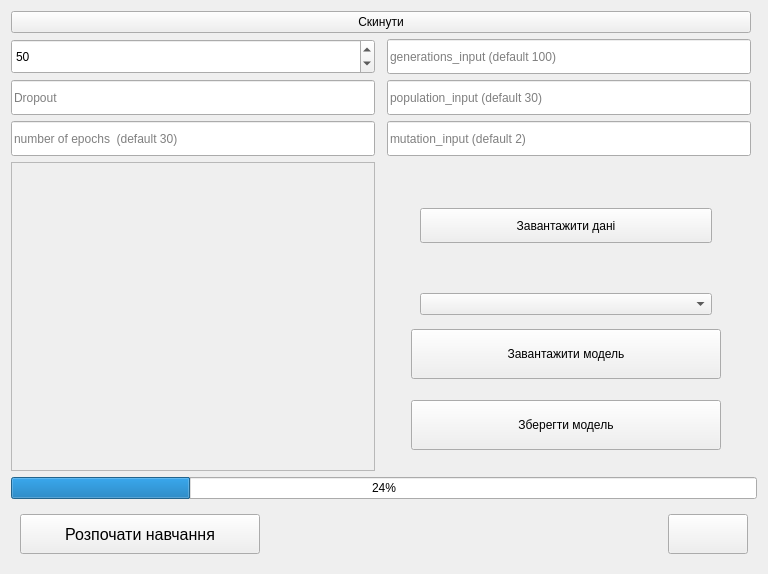
             <widget class="QWidget" name="model_5_learning">
              <layout class="QGridLayout" name="gridLayout_23">
               <property name="leftMargin">
                <number>11</number>
               </property>
               <property name="topMargin">
                <number>11</number>
               </property>
               <property name="rightMargin">
                <number>11</number>
               </property>
               <property name="bottomMargin">
                <number>11</number>
               </property>
               <item row="8" column="0" colspan="2">
                <widget class="QWidget" name="widget_18" native="true">
                 <layout class="QHBoxLayout" name="horizontalLayout_15">
                  <item>
                   <widget class="QPushButton" name="model_5_start_learning">
                    <property name="minimumSize">
                     <size>
                      <width>240</width>
                      <height>40</height>
                     </size>
                    </property>
                    <property name="maximumSize">
                     <size>
                      <width>240</width>
                      <height>40</height>
                     </size>
                    </property>
                    <property name="font">
                     <font>
                      <pointsize>12</pointsize>
                     </font>
                    </property>
                    <property name="text">
                     <string>Розпочати навчання</string>
                    </property>
                    <property name="icon">
                     <iconset resource="icons/resources.qrc">
                      <normaloff>:/icons/video.ico</normaloff>:/icons/video.ico</iconset>
                    </property>
                    <property name="iconSize">
                     <size>
                      <width>40</width>
                      <height>40</height>
                     </size>
                    </property>
                   </widget>
                  </item>
                  <item>
                   <spacer name="horizontalSpacer_8">
                    <property name="orientation">
                     <enum>Qt::Horizontal</enum>
                    </property>
                    <property name="sizeHint" stdset="0">
                     <size>
                      <width>188</width>
                      <height>20</height>
                     </size>
                    </property>
                   </spacer>
                  </item>
                  <item>
                   <widget class="QPushButton" name="stackedWidget_btn_next_9">
                    <property name="minimumSize">
                     <size>
                      <width>80</width>
                      <height>40</height>
                     </size>
                    </property>
                    <property name="maximumSize">
                     <size>
                      <width>50</width>
                      <height>50</height>
                     </size>
                    </property>
                    <property name="text">
                     <string/>
                    </property>
                    <property name="icon">
                     <iconset resource="icons/resources.qrc">
                      <normaloff>:/icons/right-arrow.ico</normaloff>:/icons/right-arrow.ico</iconset>
                    </property>
                   </widget>
                  </item>
                 </layout>
                </widget>
               </item>
               <item row="4" column="0" colspan="2">
                <widget class="QProgressBar" name="model_5_progress">
                 <property name="value">
                  <number>24</number>
                 </property>
                </widget>
               </item>
               <item row="2" column="0" rowspan="2">
                <widget class="QWidget" name="widget_16" native="true">
                 <property name="minimumSize">
                  <size>
                   <width>0</width>
                   <height>460</height>
                  </size>
                 </property>
                 <layout class="QGridLayout" name="gridLayout_24">
                  <property name="leftMargin">
                   <number>0</number>
                  </property>
                  <property name="topMargin">
                   <number>0</number>
                  </property>
                  <property name="rightMargin">
                   <number>0</number>
                  </property>
                  <property name="bottomMargin">
                   <number>0</number>
                  </property>
                  <item row="2" column="0">
                   <widget class="QSpinBox" name="model_5_prediction_count">
                    <property name="minimumSize">
                     <size>
                      <width>0</width>
                      <height>35</height>
                     </size>
                    </property>
                    <property name="maximum">
                     <number>1000</number>
                    </property>
                    <property name="value">
                     <number>50</number>
                    </property>
                   </widget>
                  </item>
                  <item row="2" column="2">
                   <widget class="QLineEdit" name="model_5_generations_input">
                    <property name="minimumSize">
                     <size>
                      <width>0</width>
                      <height>35</height>
                     </size>
                    </property>
                    <property name="text">
                     <string/>
                    </property>
                    <property name="placeholderText">
                     <string>generations_input (default 100) </string>
                    </property>
                   </widget>
                  </item>
                  <item row="3" column="0">
                   <widget class="QLineEdit" name="model_5_dropout_input">
                    <property name="minimumSize">
                     <size>
                      <width>0</width>
                      <height>35</height>
                     </size>
                    </property>
                    <property name="placeholderText">
                     <string>Dropout</string>
                    </property>
                   </widget>
                  </item>
                  <item row="3" column="2">
                   <widget class="QLineEdit" name="model_5_population_input">
                    <property name="minimumSize">
                     <size>
                      <width>0</width>
                      <height>35</height>
                     </size>
                    </property>
                    <property name="placeholderText">
                     <string>population_input (default 30) </string>
                    </property>
                   </widget>
                  </item>
                  <item row="4" column="0">
                   <widget class="QLineEdit" name="model_5_epochs_input">
                    <property name="minimumSize">
                     <size>
                      <width>0</width>
                      <height>35</height>
                     </size>
                    </property>
                    <property name="placeholderText">
                     <string>number of epochs  (default 30) </string>
                    </property>
                   </widget>
                  </item>
                  <item row="4" column="2">
                   <widget class="QLineEdit" name="model_5_mutation_input">
                    <property name="minimumSize">
                     <size>
                      <width>0</width>
                      <height>35</height>
                     </size>
                    </property>
                    <property name="placeholderText">
                     <string>mutation_input (default 2) </string>
                    </property>
                   </widget>
                  </item>
                  <item row="5" column="0">
                   <widget class="QScrollArea" name="scrollArea_7">
                    <property name="minimumSize">
                     <size>
                      <width>350</width>
                      <height>200</height>
                     </size>
                    </property>
                    <property name="maximumSize">
                     <size>
                      <width>1000</width>
                      <height>1000</height>
                     </size>
                    </property>
                    <property name="widgetResizable">
                     <bool>true</bool>
                    </property>
                    <widget class="QWidget" name="scrollAreaWidgetContents_7">
                     <property name="geometry">
                      <rect>
                       <x>0</x>
                       <y>0</y>
                       <width>383</width>
                       <height>297</height>
                      </rect>
                     </property>
                     <layout class="QVBoxLayout" name="verticalLayout_7">
                      <item>
                       <widget class="QWidget" name="model_5_layers_container" native="true">
                        <property name="minimumSize">
                         <size>
                          <width>0</width>
                          <height>0</height>
                         </size>
                        </property>
                       </widget>
                      </item>
                     </layout>
                    </widget>
                   </widget>
                  </item>
                  <item row="5" column="1" colspan="2">
                   <layout class="QVBoxLayout" name="verticalLayout_11">
                    <property name="spacing">
                     <number>0</number>
                    </property>
                    <property name="leftMargin">
                     <number>30</number>
                    </property>
                    <property name="topMargin">
                     <number>0</number>
                    </property>
                    <property name="rightMargin">
                     <number>30</number>
                    </property>
                    <item>
                     <widget class="QWidget" name="widget_17" native="true">
                      <property name="minimumSize">
                       <size>
                        <width>0</width>
                        <height>125</height>
                       </size>
                      </property>
                      <property name="maximumSize">
                       <size>
                        <width>16777215</width>
                        <height>92</height>
                       </size>
                      </property>
                      <layout class="QGridLayout" name="gridLayout_27">
                       <item row="3" column="0">
                        <widget class="QComboBox" name="model_5_target_column"/>
                       </item>
                       <item row="0" column="0">
                        <widget class="QPushButton" name="model_5_upload_data">
                         <property name="minimumSize">
                          <size>
                           <width>0</width>
                           <height>35</height>
                          </size>
                         </property>
                         <property name="text">
                          <string>Завантажити дані</string>
                         </property>
                         <property name="icon">
                          <iconset resource="icons/resources.qrc">
                           <normaloff>:/icons/file1.png</normaloff>:/icons/file1.png</iconset>
                         </property>
                        </widget>
                       </item>
                       <item row="2" column="0">
                        <widget class="QLabel" name="model_5_file">
                         <property name="text">
                          <string/>
                         </property>
                        </widget>
                       </item>
                      </layout>
                     </widget>
                    </item>
                    <item>
                     <widget class="QPushButton" name="model_5_upload_model">
                      <property name="minimumSize">
                       <size>
                        <width>0</width>
                        <height>50</height>
                       </size>
                      </property>
                      <property name="text">
                       <string>Завантажити модель</string>
                      </property>
                      <property name="icon">
                       <iconset resource="icons/resources.qrc">
                        <normaloff>:/icons/ai-model.ico</normaloff>:/icons/ai-model.ico</iconset>
                      </property>
                     </widget>
                    </item>
                    <item>
                     <widget class="QPushButton" name="model_5_save">
                      <property name="minimumSize">
                       <size>
                        <width>0</width>
                        <height>50</height>
                       </size>
                      </property>
                      <property name="text">
                       <string>Зберегти модель</string>
                      </property>
                      <property name="icon">
                       <iconset resource="icons/resources.qrc">
                        <normaloff>:/icons/download.ico</normaloff>:/icons/download.ico</iconset>
                      </property>
                     </widget>
                    </item>
                   </layout>
                  </item>
                  <item row="1" column="0" colspan="3">
                   <widget class="QPushButton" name="model_5_reset">
                    <property name="minimumSize">
                     <size>
                      <width>740</width>
                      <height>0</height>
                     </size>
                    </property>
                    <property name="text">
                     <string>Cкинути</string>
                    </property>
                   </widget>
                  </item>
                 </layout>
                </widget>
               </item>
              </layout>
             </widget>
